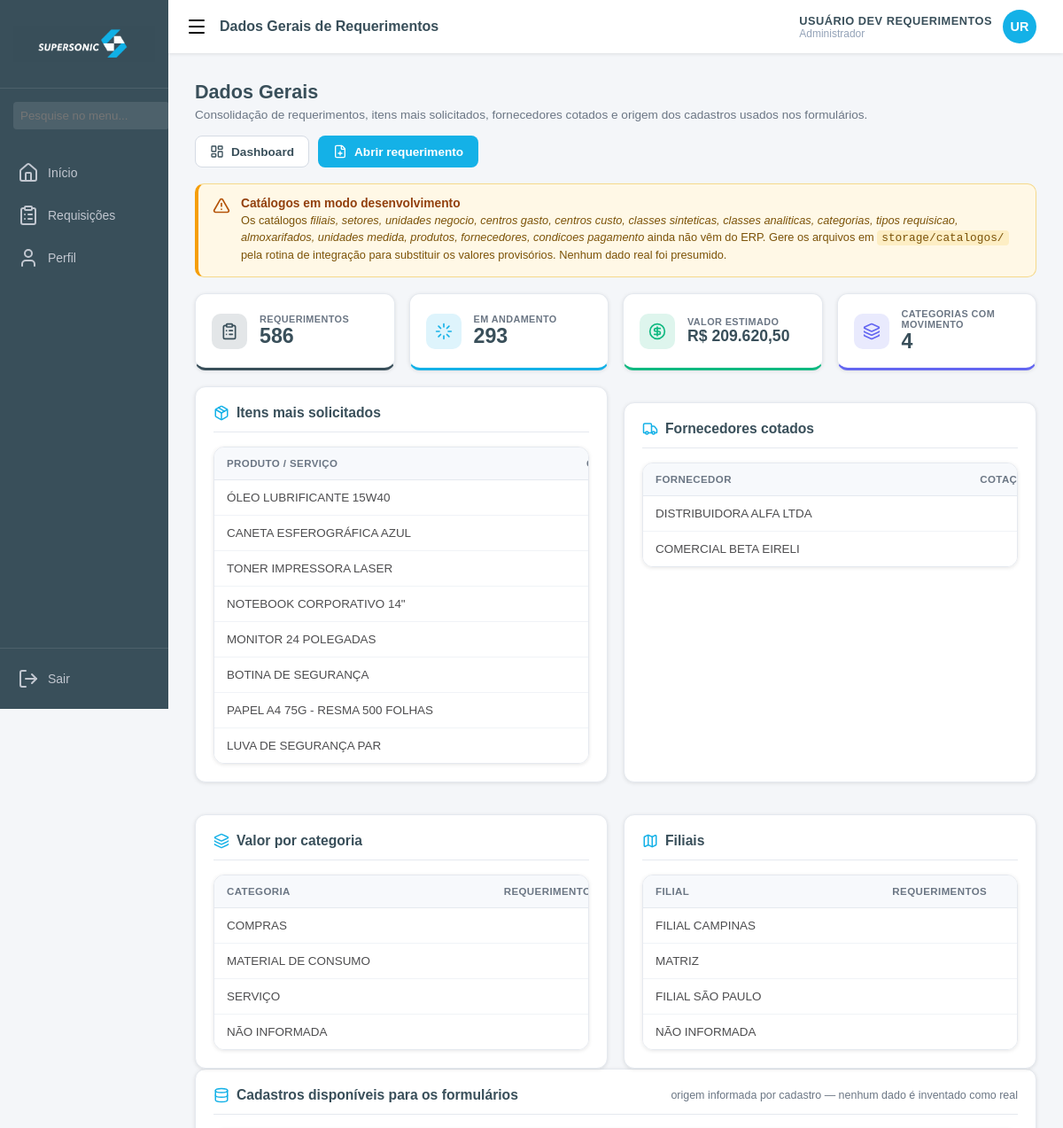
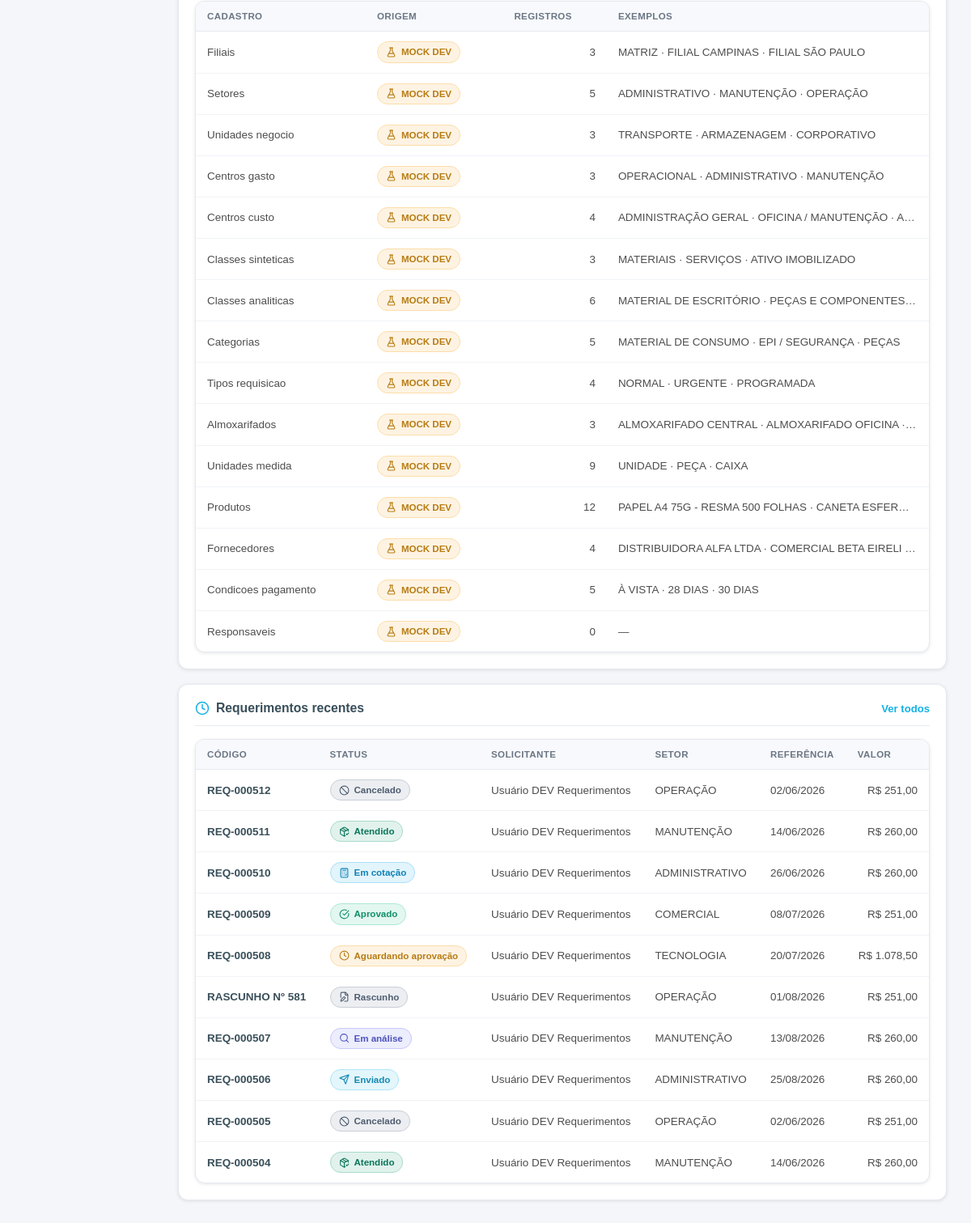
/requerimento/dados-gerais (signed in), run on the app's committed database (2 pictures, top to bottom).
### app.py (models this page shows)
class Usuario(db.Model, UserMixin):
    __tablename__ = "usuarios"
    id = db.Column(db.Integer, primary_key=True)
    nome = db.Column(db.String(100))
    email = db.Column(db.String(100), unique=True)
    senha_hash = db.Column(db.String(255))
    telefone = db.Column(db.String(20))
    ATIVO = db.Column(db.String(1), default='S') # Coluna Ativo
    ADM = db.Column(db.String(1), default='N')
    reset_token = db.Column(db.String(100), nullable=True)
    token_expiracao = db.Column(db.DateTime, nullable=True)
    usu_rod = db.relationship('Usurod', backref='usuario_pai', uselist=True)

### core/req_models.py (models this page shows, shortened)
class Requerimento(db.Model):
    __tablename__ = "req_requerimento"
    id = db.Column(Integer, primary_key=True)
    codigo = db.Column(String(20), unique=True, nullable=True)   # REQ-000123 (gerado no envio/salvamento)
    numero = db.Column(Integer, nullable=True)                   # sequencial dentro da série
    serie = db.Column(String(20), nullable=True)
    status = db.Column(String(30), nullable=False, default="RASCUNHO", index=True)
    tipo = db.Column(String(30), nullable=True)
    prioridade = db.Column(String(20), nullable=False, default="NORMAL")
    data_referencia = db.Column(Date, nullable=True)
    data_limite = db.Column(Date, nullable=True)
    solicitante_usuario_id = db.Column(Integer, ForeignKey("usuarios.id"), nullable=False, index=True)
    solicitante_nome = db.Column(String(120), nullable=True)
    solicitante_email = db.Column(String(120), nullable=True)
    solicitante_telefone = db.Column(String(30), nullable=True)
    funcionario = db.Column(String(120), nullable=True)
    filial = db.Column(String(80), nullable=True)
    setor = db.Column(String(80), nullable=True)
    responsavel = db.Column(String(120), nullable=True)
    unidade_negocio = db.Column(String(80), nullable=True)
    centro_gasto = db.Column(String(80), nullable=True)
    centro_custo = db.Column(String(80), nullable=True)
    classe_sintetica = db.Column(String(80), nullable=True)
    classe_analitica = db.Column(String(80), nullable=True)
    tipo_requisicao = db.Column(String(80), nullable=True)
    categoria = db.Column(String(80), nullable=True)
    justificativa = db.Column(Text, nullable=True)
    observacao = db.Column(Text, nullable=True)
    necessita_cotacao = db.Column(Boolean, nullable=False, default=False)
    cotacao_selecionada_id = db.Column(Integer, nullable=True)   # sem FK: evita ciclo entre tabelas
    etapa_atual = db.Column(Integer, nullable=False, default=1)
    valor_estimado = db.Column(Numeric(15, 2), nullable=False, default=Decimal("0.00"))
    responsavel_atual = db.Column(String(120), nullable=True)
    enviado_em = db.Column(DateTime, nullable=True)
    criado_em = db.Column(DateTime, nullable=False, default=datetime.now)
    criado_por = db.Column(String(120), nullable=True)
    atualizado_em = db.Column(DateTime, nullable=False, default=datetime.now, onupdate=datetime.now)
    atualizado_por = db.Column(String(120), nullable=True)
    cancelado_em = db.Column(DateTime, nullable=True)
    cancelado_por = db.Column(String(120), nullable=True)
    motivo_cancelamento = db.Column(Text, nullable=True)
    itens = db.relationship("ReqItem", backref="requerimento", cascade="all, delete-orphan",
                            order_by="ReqItem.sequencia", lazy="selectin")
    localizacoes = db.relationship("ReqLocalizacao", backref="requerimento",
                                   cascade="all, delete-orphan", lazy="selectin")
    complementos = db.relationship("ReqComplemento", backref="requerimento",
                                   cascade="all, delete-orphan", lazy="selectin")
    anexos = db.relationship("ReqAnexo", backref="requerimento",
                             cascade="all, delete-orphan", lazy="selectin")
    cotacoes = db.relationship("ReqCotacao", backref="requerimento",
                               cascade="all, delete-orphan", lazy="selectin")
    historico = db.relationship("ReqHistorico", backref="requerimento", cascade="all, delete-orphan",
                                order_by="ReqHistorico.data_hora", lazy="selectin")
    __table_args__ = (
        Index("ix_req_status_prioridade", "status", "prioridade"),
    )
    @property
    def codigo_exibicao(self) -> str:
        if self.codigo:
            return self.codigo
        return f"RASCUNHO Nº {self.id}" if self.id else "NOVO RASCUNHO"

### core/req_routes.py (the view)
@req_bp.route("/requerimento/dados-gerais")
@login_required
def dados_gerais():
    return render_template(
        "requerimentos/dados_gerais.html",
        pagina_ativa="dados_gerais",
        titulo_pagina="Dados Gerais de Requerimentos",
        indicadores=servico.indicadores(current_user),
        itens_top=servico.itens_mais_solicitados(current_user),
        fornecedores=servico.fornecedores_cotados(current_user),
        recentes=servico.listar(current_user, {}, pagina=1, por_pagina=10).items,
        catalogos=req_catalogos.todos(),
        **_contexto_dominio(),
    )

### templates/requerimentos/dados_gerais.html (shortened to what this page needs)
{% extends 'requerimentos/base.html' %}
{% from 'components/ui.html' import status_badge, area_vazia, origem_dado with context %}
{% block conteudo %}
<div class="pagina-cabecalho">
    <div>
        <h1>Dados Gerais</h1>
        <p>Consolidação de requerimentos, itens mais solicitados, fornecedores cotados e origem dos cadastros usados nos formulários.</p>
    </div>
    <div class="pagina-acoes">
        <a href="{{ url_for('req.dashboard') }}" class="btn btn-neutro"><i data-lucide="layout-dashboard"></i> Dashboard</a>
        <a href="{{ url_for('req.novo') }}" class="btn btn-primario"><i data-lucide="file-plus"></i> Abrir requerimento</a>
    </div>
</div>
{{ origem_dado(catalogos) }}
<div class="cartoes-indicadores">
    <div class="indicador" style="--acento:#394F5A;">
        <span class="icone"><i data-lucide="clipboard-list"></i></span>
        <span class="dados">
            <label>Requerimentos</label>
            <span class="valor">{{ indicadores.total }}</span>
        </span>
    </div>
    <div class="indicador" style="--acento:#14B1E7;">
        <span class="icone"><i data-lucide="loader"></i></span>
        <span class="dados">
            <label>Em andamento</label>
            <span class="valor">{{ indicadores.abertos }}</span>
        </span>
    </div>
    <div class="indicador" style="--acento:#10b981;">
        <span class="icone"><i data-lucide="circle-dollar-sign"></i></span>
        <span class="dados">
            <label>Valor estimado</label>
            <span class="valor moeda">{{ indicadores.valor_total | moeda }}</span>
        </span>
    </div>
    <div class="indicador" style="--acento:#6366f1;">
        <span class="icone"><i data-lucide="layers"></i></span>
        <span class="dados">
            <label>Categorias com movimento</label>
            <span class="valor">{{ indicadores.por_categoria | length }}</span>
        </span>
    </div>
</div>
<div class="grade-paineis">
    <div class="cartao">
        <div class="cartao-cabecalho">
            <h3><i data-lucide="package"></i> Itens mais solicitados</h3>
        </div>
        {% if itens_top %}
        <div class="tabela-wrapper">
            <table class="tabela">
                <thead>
                    <tr><th>Produto / serviço</th><th class="numerico">Ocorrências</th><th class="numerico">Quantidade</th></tr>
                </thead>
                <tbody>
                    {% for linha in itens_top %}
                    <tr>
                        <td class="celula-truncada" title="{{ linha.produto }}">{{ linha.produto }}</td>
                        <td class="numerico">{{ linha.ocorrencias }}</td>
                    </tr>
                    {% endfor %}
                </tbody>
            </table>
        </div>
        {% else %}
            {{ area_vazia('package-open', 'Sem itens', 'Nenhum item foi solicitado até agora.') }}
        {% endif %}
    </div>
    <div class="cartao">
        <div class="cartao-cabecalho">
            <h3><i data-lucide="truck"></i> Fornecedores cotados</h3>
        </div>
        {% if fornecedores %}
        <div class="tabela-wrapper">
            <table class="tabela">
                <thead>
                    <tr><th>Fornecedor</th><th class="numerico">Cotações</th><th class="numerico">Valor cotado</th></tr>
                </thead>
                <tbody>
                    {% for linha in fornecedores %}
                    <tr>
                        <td class="celula-truncada" title="{{ linha.fornecedor }}">{{ linha.fornecedor }}</td>
                        <td class="numerico">{{ linha.cotacoes }}</td>
                    </tr>
                    {% endfor %}
                </tbody>
            </table>
        </div>
        {% else %}
            {{ area_vazia('truck', 'Sem cotações', 'Nenhuma proposta de fornecedor registrada.') }}
        {% endif %}
    </div>
    <div class="cartao">
        <div class="cartao-cabecalho">
            <h3><i data-lucide="layers"></i> Valor por categoria</h3>
        </div>
        {% if indicadores.por_categoria %}
        <div class="tabela-wrapper">
            <table class="tabela">
                <thead>
                    <tr><th>Categoria</th><th class="numerico">Requerimentos</th><th class="numerico">Valor estimado</th></tr>
                </thead>
                <tbody>
                    {% for linha in indicadores.por_categoria %}
                    <tr>
                        <td class="celula-truncada">{{ linha.categoria }}</td>
                        <td class="numerico">{{ linha.quantidade }}</td>
                    </tr>
                    {% endfor %}
                </tbody>
            </table>
        </div>
        {% else %}
            {{ area_vazia('layers', 'Sem categorias', 'Classifique os requerimentos para ver este resumo.') }}
        {% endif %}
    </div>
    <div class="cartao">
        <div class="cartao-cabecalho">
            <h3><i data-lucide="map"></i> Filiais</h3>
        </div>
        {% if indicadores.por_filial %}
        <div class="tabela-wrapper">
            <table class="tabela">
                <thead>
                    <tr><th>Filial</th><th class="numerico">Requerimentos</th><th class="numerico">Valor estimado</th></tr>
                </thead>
                <tbody>
                    {% for linha in indicadores.por_filial %}
                    <tr>
                        <td class="celula-truncada">{{ linha.filial }}</td>
                        <td class="numerico">{{ linha.quantidade }}</td>
                    </tr>
                    {% endfor %}
                </tbody>
            </table>
        </div>
        {% else %}
            {{ area_vazia('map', 'Sem filiais', 'Nenhuma filial informada nos requerimentos.') }}
        {% endif %}
    </div>
</div>
<div class="cartao">
    <div class="cartao-cabecalho">
        <h3><i data-lucide="database"></i> Cadastros disponíveis para os formulários</h3>
        <span class="cartao-nota">origem informada por cadastro — nenhum dado é inventado como real</span>
    </div>
    <div class="tabela-wrapper">
        <table class="tabela">
            <thead>
                <tr><th>Cadastro</th><th>Origem</th><th class="numerico">Registros</th><th>Exemplos</th></tr>
            </thead>
            <tbody>
                {% for nome, dados in catalogos.items() %}
                <tr>
                    <td>{{ nome | replace('_', ' ') | capitalize }}</td>
                    <td>
                        <span class="badge-status"
                              style="--badge-cor: {{ '#10b981' if dados.origem == 'ERP' else ('#14B1E7' if dados.origem == 'JSON_INTEGRACAO' else '#f59e0b') }};">
                            <i data-lucide="{{ 'database' if dados.origem == 'ERP' else ('file-json' if dados.origem == 'JSON_INTEGRACAO' else 'flask-conical') }}"></i>
                            {{ dados.origem | replace('_', ' ') }}
                        </span>
                    </td>
                    <td class="numerico">{{ dados.itens | length }}</td>
                    <td class="celula-truncada">
                        {{ dados.itens[:3] | map(attribute='descricao') | join(' · ') if dados.itens else '—' }}
                    </td>
                </tr>
                {% endfor %}
            </tbody>
        </table>
    </div>
</div>
<div class="cartao">
    <div class="cartao-cabecalho">
        <h3><i data-lucide="clock"></i> Requerimentos recentes</h3>
        <a class="cartao-link" href="{{ url_for('req.lista') }}">Ver todos</a>
    </div>
    {% if recentes %}
    <div class="tabela-wrapper">
        <table class="tabela">
            <thead>
                <tr><th>Código</th><th>Status</th><th>Solicitante</th><th>Setor</th>
                    <th>Referência</th><th class="numerico">Valor</th></tr>
            </thead>
            <tbody>
                {% for req in recentes %}
                <tr>
                    <td><a class="codigo" href="{{ url_for('req.detalhe', requerimento_id=req.id) }}">{{ req.codigo_exibicao }}</a></td>
                    <td>{{ status_badge(req.status) }}</td>
                    <td class="celula-truncada">{{ req.solicitante_nome or '—' }}</td>
                    <td class="celula-truncada">{{ req.setor or '—' }}</td>
                    <td>{{ req.data_referencia | data_br }}</td>
                    <td class="numerico">{{ req.valor_estimado | moeda }}</td>
                </tr>
                {% endfor %}
            </tbody>
        </table>
    </div>
    {% else %}
        {{ area_vazia('inbox', 'Nada registrado', 'Abra o primeiro requerimento para alimentar esta página.') }}
    {% endif %}
</div>
{% endblock %}

### templates/components/ui.html (shortened to what this page needs)
{% macro status_badge(status, tamanho='') -%}
    {%- set info = req_status_catalogo.get(status, {'label': status, 'cor': '#94a3b8', 'icone': 'circle'}) -%}
    <span class="badge-status {{ tamanho }}" style="--badge-cor: {{ info.cor }};">
        <i data-lucide="{{ info.icone }}"></i>{{ info.label }}
    </span>
{%- endmacro %}
{% macro origem_dado(catalogos) -%}
    {%- set mocks = [] -%}
    {%- for nome, catalogo in catalogos.items() -%}
        {%- if catalogo.origem == 'MOCK_DEV' and catalogo.itens -%}{%- set _ = mocks.append(nome) -%}{%- endif -%}
    {%- endfor -%}
    {% if mocks %}
    <div class="aviso-dev">
        <i data-lucide="triangle-alert"></i>
        <div>
            <strong>Catálogos em modo desenvolvimento</strong>
            <p>
                Os catálogos <em>{{ mocks | join(', ') | replace('_', ' ') }}</em> ainda não vêm do ERP.
                Gere os arquivos em <code>storage/catalogos/</code> pela rotina de integração
                para substituir os valores provisórios. Nenhum dado real foi presumido.
            </p>
        </div>
    </div>
    {% endif %}
{%- endmacro %}

### templates/components/header.html (shortened to what this page needs)
{% macro topbar(titulo) -%}
<header class="top-header">
    <div class="header-esquerda">
        <i data-lucide="menu" onclick="toggleSidebar()" style="cursor: pointer;"></i>
        <span class="header-titulo">{{ titulo or 'Requerimentos' }}</span>
    </div>
    <div class="header-direita">
        <div class="user-profile-container" onclick="toggleProfile()">
            <div class="user-info">
                <span class="user-name-top">{{ current_user.nome }}</span>
                <span class="user-role">
                    {%- if papel_usuario == 'ADMINISTRADOR' -%}Administrador
                    {%- elif papel_usuario == 'ATENDENTE' -%}Atendente
                    {%- else -%}Solicitante{%- endif -%}
                </span>
            </div>
            <div class="user-avatar">
                {%- set nomes = (current_user.nome or '?').split(' ') -%}
                {{ nomes[0][0] | upper }}{{ nomes[-1][0] | upper if nomes|length > 1 else '' }}
            </div>
        </div>
    </div>
</header>
{%- endmacro %}

### data on the page
Usuario: nome "USUÁRIO DEV REQUERIMENTOS"
Requerimento: codigo_exibicao "REQ-000512", label "Cancelado", solicitante_nome "Usuário DEV Requerimentos", setor "OPERAÇÃO", data_referencia|data_br "02/06/2026", valor_estimado|moeda "R$ 251,00"
Requerimento: codigo_exibicao "REQ-000511", label "Atendido", solicitante_nome "Usuário DEV Requerimentos", setor "MANUTENÇÃO", data_referencia|data_br "14/06/2026", valor_estimado|moeda "R$ 260,00"
Requerimento: codigo_exibicao "REQ-000510", label "Em cotação", solicitante_nome "Usuário DEV Requerimentos", setor "ADMINISTRATIVO", data_referencia|data_br "26/06/2026", valor_estimado|moeda "R$ 260,00"
Requerimento: codigo_exibicao "REQ-000509", label "Aprovado", solicitante_nome "Usuário DEV Requerimentos", setor "COMERCIAL", data_referencia|data_br "08/07/2026", valor_estimado|moeda "R$ 251,00"
Requerimento: codigo_exibicao "REQ-000508", label "Aguardando aprovação", solicitante_nome "Usuário DEV Requerimentos", setor "TECNOLOGIA", data_referencia|data_br "20/07/2026", valor_estimado|moeda "R$ 1.078,50"
Requerimento: codigo_exibicao "RASCUNHO Nº 581", label "Rascunho", solicitante_nome "Usuário DEV Requerimentos", setor "OPERAÇÃO", data_referencia|data_br "01/08/2026", valor_estimado|moeda "R$ 251,00"
Requerimento: codigo_exibicao "REQ-000507", label "Em análise", solicitante_nome "Usuário DEV Requerimentos", setor "MANUTENÇÃO", data_referencia|data_br "13/08/2026", valor_estimado|moeda "R$ 260,00"
Requerimento: codigo_exibicao "REQ-000506", label "Enviado", solicitante_nome "Usuário DEV Requerimentos", setor "ADMINISTRATIVO", data_referencia|data_br "25/08/2026", valor_estimado|moeda "R$ 260,00"
Requerimento: codigo_exibicao "REQ-000505", label "Cancelado", solicitante_nome "Usuário DEV Requerimentos", setor "OPERAÇÃO", data_referencia|data_br "02/06/2026", valor_estimado|moeda "R$ 251,00"
Requerimento: codigo_exibicao "REQ-000504", label "Atendido", solicitante_nome "Usuário DEV Requerimentos", setor "MANUTENÇÃO", data_referencia|data_br "14/06/2026", valor_estimado|moeda "R$ 260,00"

### other printed values
{{ titulo or 'Requerimentos' }} "Dados Gerais de Requerimentos"
{{ nomes[0][0] | upper }} "U"
{{ nomes[-1][0] | upper if nomes|length > 1 else '' }} "R"
{{ indicadores.total }} "586"
{{ indicadores.abertos }} "293"
{{ indicadores.valor_total | moeda }} "R$ 209.620,50"
{{ indicadores.por_categoria | length }} "4"
{{ linha.produto }} "ÓLEO LUBRIFICANTE 15W40" "CANETA ESFEROGRÁFICA AZUL" "TONER IMPRESSORA LASER" "NOTEBOOK CORPORATIVO 14\"" "MONITOR 24 POLEGADAS" "BOTINA DE SEGURANÇA" "PAPEL A4 75G - RESMA 500 FOLHAS" "LUVA DE SEGURANÇA PAR"
{{ linha.fornecedor }} "DISTRIBUIDORA ALFA LTDA" "COMERCIAL BETA EIRELI"
{{ linha.categoria }} "COMPRAS" "MATERIAL DE CONSUMO" "SERVIÇO" "NÃO INFORMADA"
{{ linha.filial }} "FILIAL CAMPINAS" "MATRIZ" "FILIAL SÃO PAULO" "NÃO INFORMADA"
{{ nome | replace('_', ' ') | capitalize }} "Filiais" "Setores" "Unidades negocio" "Centros gasto" "Centros custo" "Classes sinteticas" "Classes analiticas" "Categorias" "Tipos requisicao" "Almoxarifados" "Unidades medida" "Produtos" "Fornecedores" "Condicoes pagamento" "Responsaveis"
{{ dados.origem | replace('_', ' ') }} "MOCK DEV" "MOCK DEV" "MOCK DEV" "MOCK DEV" "MOCK DEV" "MOCK DEV" "MOCK DEV" "MOCK DEV" "MOCK DEV" "MOCK DEV" "MOCK DEV" "MOCK DEV" "MOCK DEV" "MOCK DEV" "MOCK DEV"
{{ dados.itens | length }} "3" "5" "3" "3" "4" "3" "6" "5" "4" "3" "9" "12" "4" "5" "0"
